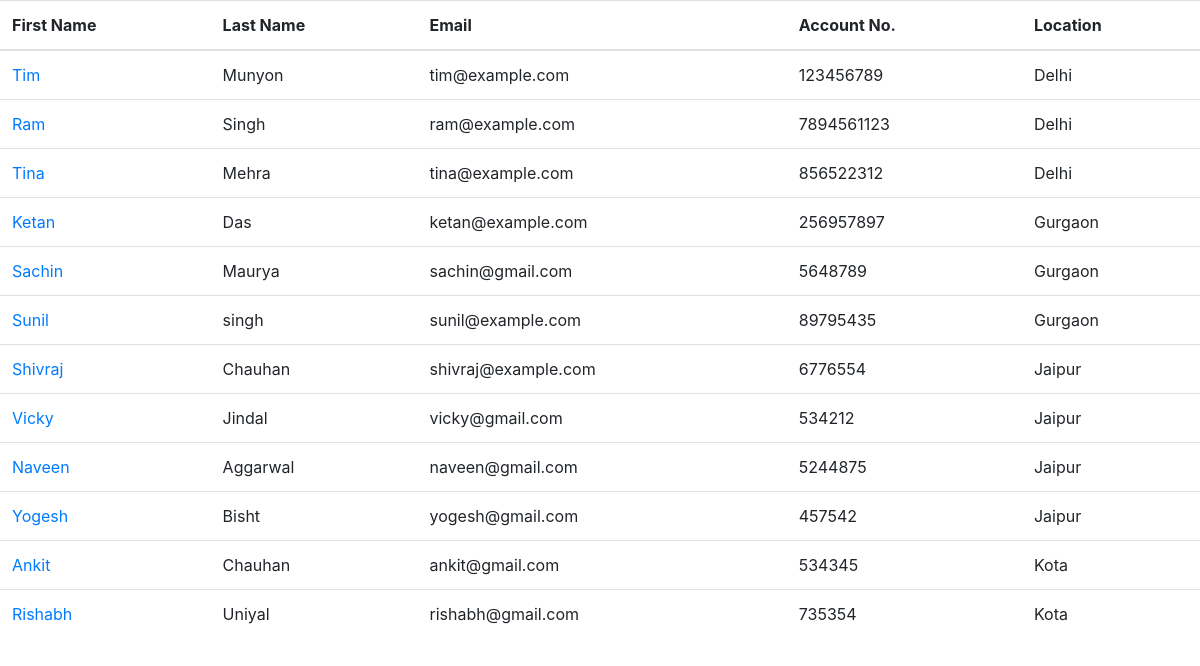
/manager/, run on the app's committed database.
### company_profile/models.py (models this page shows, shortened)
class details(models.Model):
    FirstName=models.CharField(max_length=30,null=False)
    LastName=models.CharField(max_length=30,null=False)
    Email=models.EmailField(max_length=30,null=False)
    AccountNumber=models.IntegerField(max_length=30,null=False)
    Location=models.CharField(max_length=30,null=False)

### company_profile/views.py (the view)
# urls.py: url(r'^manager/', views.manager, name='manager_view'),
def manager(request):
    obj=details.objects.all()
    context={
        'data':obj
    }
    return render(request,'manager_view.html',context)

### company_profile/templates/manager_view.html (shortened to what this page needs)
<!DOCTYPE html>
{% extends 'homepage.html' %}
{% load static %}
{% block script %}
    <body>
    <table class="table">
        <thead>
        <tr>
            <th scope="col">First Name</th>
            <th scope="col">Last Name</th>
            <th scope="col">Email</th>
            <th scope="col">Account No.</th>
            <th scope="col">Location</th>
        </tr>
        </thead>
        <tbody>
        {% for data in data %}
            <tr>
                <td><a href="{% url 'company:customer_view' data.id %}">{{ data.FirstName }}</a></td>
                <td>{{ data.LastName }}</td>
                <td>{{ data.Email }}</td>
                <td>{{ data.AccountNumber }}</td>
                <td>{{ data.Location }}</td>
            </tr>
        {% endfor %}
        </tbody>
    </table>
    </body>
{% endblock %}

### company_profile/templates/homepage.html (shortened to what this page needs)
<!DOCTYPE html>
<html lang="en">
{% load static %}
<head>
    <link rel="stylesheet" href="https://stackpath.bootstrapcdn.com/bootstrap/4.1.3/css/bootstrap.min.css"
>
</head>
{% block script %}{% endblock %}
</html>

### data on the page
details: FirstName "Tim", LastName "Munyon", Email "tim@example.com", AccountNumber "123456789", Location "Delhi"
details: FirstName "Ram", LastName "Singh", Email "ram@example.com", AccountNumber "7894561123", Location "Delhi"
details: FirstName "Tina", LastName "Mehra", Email "tina@example.com", AccountNumber "856522312", Location "Delhi"
details: FirstName "Ketan", LastName "Das", Email "ketan@example.com", AccountNumber "256957897", Location "Gurgaon"
details: FirstName "Sachin", LastName "Maurya", Email "sachin@gmail.com", AccountNumber "5648789", Location "Gurgaon"
details: FirstName "Sunil", LastName "singh", Email "sunil@example.com", AccountNumber "89795435", Location "Gurgaon"
details: FirstName "Shivraj", LastName "Chauhan", Email "shivraj@example.com", AccountNumber "6776554", Location "Jaipur"
details: FirstName "Vicky", LastName "Jindal", Email "vicky@gmail.com", AccountNumber "534212", Location "Jaipur"
details: FirstName "Naveen", LastName "Aggarwal", Email "naveen@gmail.com", AccountNumber "5244875", Location "Jaipur"
details: FirstName "Yogesh", LastName "Bisht", Email "yogesh@gmail.com", AccountNumber "457542", Location "Jaipur"
details: FirstName "Ankit", LastName "Chauhan", Email "ankit@gmail.com", AccountNumber "534345", Location "Kota"
details: FirstName "Rishabh", LastName "Uniyal", Email "rishabh@gmail.com", AccountNumber "735354", Location "Kota"
